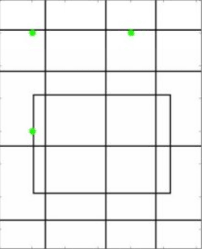
#> input picture 03-Geometric_Transformation/drawing.png, 202 x 249 px
$ python D-Affine_Transformation.py
#> lines starting #> are read from the running program, lines starting #| are printed output that depends on the picture
import cv2
import numpy as np
from matplotlib import pyplot as plt

# Untuk persamaan Rotation cek di https://opencv-python-tutroals.readthedocs.io/en/latest/py_tutorials/py_imgproc/py_geometric_transformations/py_geometric_transformations.html

img = cv2.imread("drawing.png")
#> img is the input picture: shape (249, 202, 3); mean B, G, R 239.4, 239.9, 239.5
rows, cols, ch = img.shape
#> rows = 249; cols = 202; ch = 3

pts1 = np.float32([[50, 50], [200, 50], [50, 200]])
pts2 = np.float32([[10, 100], [200, 50], [100, 250]])

M = cv2.getAffineTransform(pts1, pts2)
dst = cv2.warpAffine(img, M, (cols, rows))
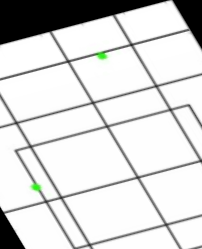
#> dst: shape (249, 202, 3); mean B, G, R 214.9, 215.4, 215

plt.subplot(121)
plt.imshow(img)
plt.title("Input")
plt.subplot(122)
plt.imshow(dst)
plt.title("Output")
plt.show()
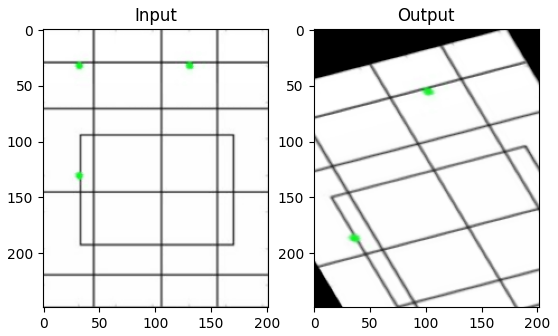
#> figure drawn by matplotlib, 2 panels; B, G, R data is drawn as R, G, B
